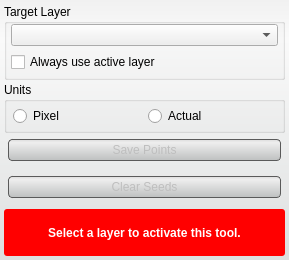
<?xml version="1.0" encoding="UTF-8"?>
<ui version="4.0">
 <class>PointsSelectToolInterface</class>
 <widget class="QWidget" name="PointsSelectToolInterface">
  <property name="geometry">
   <rect>
    <x>0</x>
    <y>0</y>
    <width>289</width>
    <height>260</height>
   </rect>
  </property>
  <property name="sizePolicy">
   <sizepolicy hsizetype="Preferred" vsizetype="Fixed">
    <horstretch>0</horstretch>
    <verstretch>0</verstretch>
   </sizepolicy>
  </property>
  <property name="minimumSize">
   <size>
    <width>0</width>
    <height>220</height>
   </size>
  </property>
  <property name="maximumSize">
   <size>
    <width>16777215</width>
    <height>16777215</height>
   </size>
  </property>
  <property name="windowTitle">
   <string>Points Select Tool</string>
  </property>
  <property name="styleSheet">
   <string notr="true">QWidget#PointsSelectToolInterface{
	border-radius: 3px;
	background-color: qlineargradient(spread:pad, x1:0.5, y1:0, x2:0.5, y2:0.960227, stop:0 rgba(241, 241, 241, 255), stop:0.155779 rgba(250, 250, 250, 255), stop:1 rgba(222, 224, 224, 255));       
}

QPushButton{
	background-color: qlineargradient(spread:pad, x1:0.5, y1:0, x2:0.5, y2:0.960227, stop:0 rgba(221, 221, 221, 255), stop:0.155779 rgba(238, 238, 238, 255), stop:1 rgba(192, 194, 194, 255));
	border-radius: 4px;
	border: 1px solid rgb(90, 90, 90);
	margin:4px;
}

QPushButton:hover{
	background-color: qlineargradient(spread:pad, x1:0.5, y1:0, x2:0.5, y2:1, stop:0 rgba(195, 195, 195, 255), stop:0.253769 rgba(206, 206, 206, 255), stop:1 rgba(185, 185, 185, 255));
	border-radius: 4px;
	border: 1px solid rgb(90, 90, 90);
	margin:4px;
}

QPushButton:pressed{
	background-color: qlineargradient(spread:pad, x1:0.5, y1:0, x2:0.5, y2:1, stop:0 rgba(150, 150, 150, 255), stop:0.753769 rgba(206, 206, 206, 255), stop:1 rgba(185, 185, 185, 255));
	border-radius: 4px;
	border: 1px solid rgb(90, 90, 90);
	margin:4px;
}</string>
  </property>
  <layout class="QVBoxLayout" name="verticalLayout">
   <property name="spacing">
    <number>2</number>
   </property>
   <property name="margin">
    <number>4</number>
   </property>
   <item>
    <widget class="QGroupBox" name="target_groupbox_">
     <property name="minimumSize">
      <size>
       <width>0</width>
       <height>76</height>
      </size>
     </property>
     <property name="maximumSize">
      <size>
       <width>16777215</width>
       <height>76</height>
      </size>
     </property>
     <property name="title">
      <string>Target Layer</string>
     </property>
     <layout class="QVBoxLayout" name="verticalLayout_4">
      <property name="spacing">
       <number>6</number>
      </property>
      <property name="leftMargin">
       <number>4</number>
      </property>
      <property name="topMargin">
       <number>0</number>
      </property>
      <property name="rightMargin">
       <number>4</number>
      </property>
      <property name="bottomMargin">
       <number>4</number>
      </property>
      <item>
       <widget class="QtUtils::QtDropableComboBox" name="target_layer_">
        <property name="enabled">
         <bool>true</bool>
        </property>
        <property name="sizePolicy">
         <sizepolicy hsizetype="Ignored" vsizetype="Fixed">
          <horstretch>0</horstretch>
          <verstretch>0</verstretch>
         </sizepolicy>
        </property>
       </widget>
      </item>
      <item>
       <widget class="QWidget" name="widget" native="true">
        <property name="minimumSize">
         <size>
          <width>0</width>
          <height>20</height>
         </size>
        </property>
        <layout class="QHBoxLayout" name="horizontalLayout_2">
         <property name="spacing">
          <number>0</number>
         </property>
         <property name="margin">
          <number>0</number>
         </property>
         <item>
          <widget class="QCheckBox" name="use_active_layer_">
           <property name="text">
            <string>Always use active layer</string>
           </property>
          </widget>
         </item>
        </layout>
       </widget>
      </item>
     </layout>
    </widget>
   </item>
   <item>
    <widget class="QGroupBox" name="units_groupbox_">
     <property name="enabled">
      <bool>true</bool>
     </property>
     <property name="sizePolicy">
      <sizepolicy hsizetype="Preferred" vsizetype="Maximum">
       <horstretch>0</horstretch>
       <verstretch>0</verstretch>
      </sizepolicy>
     </property>
     <property name="title">
      <string>Units</string>
     </property>
     <layout class="QHBoxLayout" name="horizontalLayout_5">
      <property name="spacing">
       <number>0</number>
      </property>
      <property name="leftMargin">
       <number>4</number>
      </property>
      <property name="topMargin">
       <number>0</number>
      </property>
      <property name="rightMargin">
       <number>4</number>
      </property>
      <property name="bottomMargin">
       <number>0</number>
      </property>
      <item>
       <widget class="QWidget" name="rb_widget_" native="true">
        <property name="sizePolicy">
         <sizepolicy hsizetype="Preferred" vsizetype="Maximum">
          <horstretch>0</horstretch>
          <verstretch>0</verstretch>
         </sizepolicy>
        </property>
        <property name="minimumSize">
         <size>
          <width>0</width>
          <height>25</height>
         </size>
        </property>
        <property name="maximumSize">
         <size>
          <width>16777215</width>
          <height>30</height>
         </size>
        </property>
        <layout class="QHBoxLayout" name="horizontalLayout_6">
         <property name="spacing">
          <number>4</number>
         </property>
         <property name="leftMargin">
          <number>2</number>
         </property>
         <property name="topMargin">
          <number>4</number>
         </property>
         <property name="rightMargin">
          <number>0</number>
         </property>
         <property name="bottomMargin">
          <number>4</number>
         </property>
         <item>
          <widget class="QRadioButton" name="rb_index_">
           <property name="enabled">
            <bool>true</bool>
           </property>
           <property name="sizePolicy">
            <sizepolicy hsizetype="Preferred" vsizetype="Maximum">
             <horstretch>0</horstretch>
             <verstretch>0</verstretch>
            </sizepolicy>
           </property>
           <property name="text">
            <string>Pixel</string>
           </property>
          </widget>
         </item>
         <item>
          <widget class="QRadioButton" name="rb_world_">
           <property name="enabled">
            <bool>true</bool>
           </property>
           <property name="sizePolicy">
            <sizepolicy hsizetype="Preferred" vsizetype="Maximum">
             <horstretch>0</horstretch>
             <verstretch>0</verstretch>
            </sizepolicy>
           </property>
           <property name="text">
            <string>Actual</string>
           </property>
          </widget>
         </item>
        </layout>
       </widget>
      </item>
     </layout>
    </widget>
   </item>
   <item>
    <widget class="QPushButton" name="export_button_">
     <property name="enabled">
      <bool>false</bool>
     </property>
     <property name="minimumSize">
      <size>
       <width>0</width>
       <height>30</height>
      </size>
     </property>
     <property name="text">
      <string>Save Points</string>
     </property>
    </widget>
   </item>
   <item>
    <spacer name="verticalSpacer">
     <property name="orientation">
      <enum>Qt::Vertical</enum>
     </property>
     <property name="sizeType">
      <enum>QSizePolicy::Fixed</enum>
     </property>
     <property name="sizeHint" stdset="0">
      <size>
       <width>20</width>
       <height>5</height>
      </size>
     </property>
    </spacer>
   </item>
   <item>
    <widget class="QPushButton" name="clear_seeds_button_">
     <property name="enabled">
      <bool>false</bool>
     </property>
     <property name="sizePolicy">
      <sizepolicy hsizetype="Preferred" vsizetype="Fixed">
       <horstretch>0</horstretch>
       <verstretch>0</verstretch>
      </sizepolicy>
     </property>
     <property name="minimumSize">
      <size>
       <width>0</width>
       <height>30</height>
      </size>
     </property>
     <property name="text">
      <string>Clear Seeds</string>
     </property>
    </widget>
   </item>
   <item>
    <spacer name="verticalSpacer_2">
     <property name="orientation">
      <enum>Qt::Vertical</enum>
     </property>
     <property name="sizeType">
      <enum>QSizePolicy::Fixed</enum>
     </property>
     <property name="sizeHint" stdset="0">
      <size>
       <width>20</width>
       <height>5</height>
      </size>
     </property>
    </spacer>
   </item>
   <item>
    <widget class="QWidget" name="message_alert_" native="true">
     <property name="minimumSize">
      <size>
       <width>0</width>
       <height>32</height>
      </size>
     </property>
     <property name="styleSheet">
      <string notr="true">QLabel#message_{
	color: white;
	font: bold;
}

QWidget#message_alert_{
	border-radius: 3px;
	background-color: red;
}</string>
     </property>
     <layout class="QHBoxLayout" name="horizontalLayout_4">
      <property name="spacing">
       <number>0</number>
      </property>
      <property name="margin">
       <number>4</number>
      </property>
      <item>
       <widget class="QLabel" name="message_">
        <property name="text">
         <string>Select a layer to activate this tool.</string>
        </property>
        <property name="alignment">
         <set>Qt::AlignCenter</set>
        </property>
        <property name="wordWrap">
         <bool>true</bool>
        </property>
       </widget>
      </item>
     </layout>
    </widget>
   </item>
  </layout>
 </widget>
 <customwidgets>
  <customwidget>
   <class>QtUtils::QtDropableComboBox</class>
   <extends>QComboBox</extends>
   <header location="global">QtUtils/Widgets/QtDropableComboBox.h</header>
  </customwidget>
 </customwidgets>
 <resources/>
 <connections/>
</ui>
